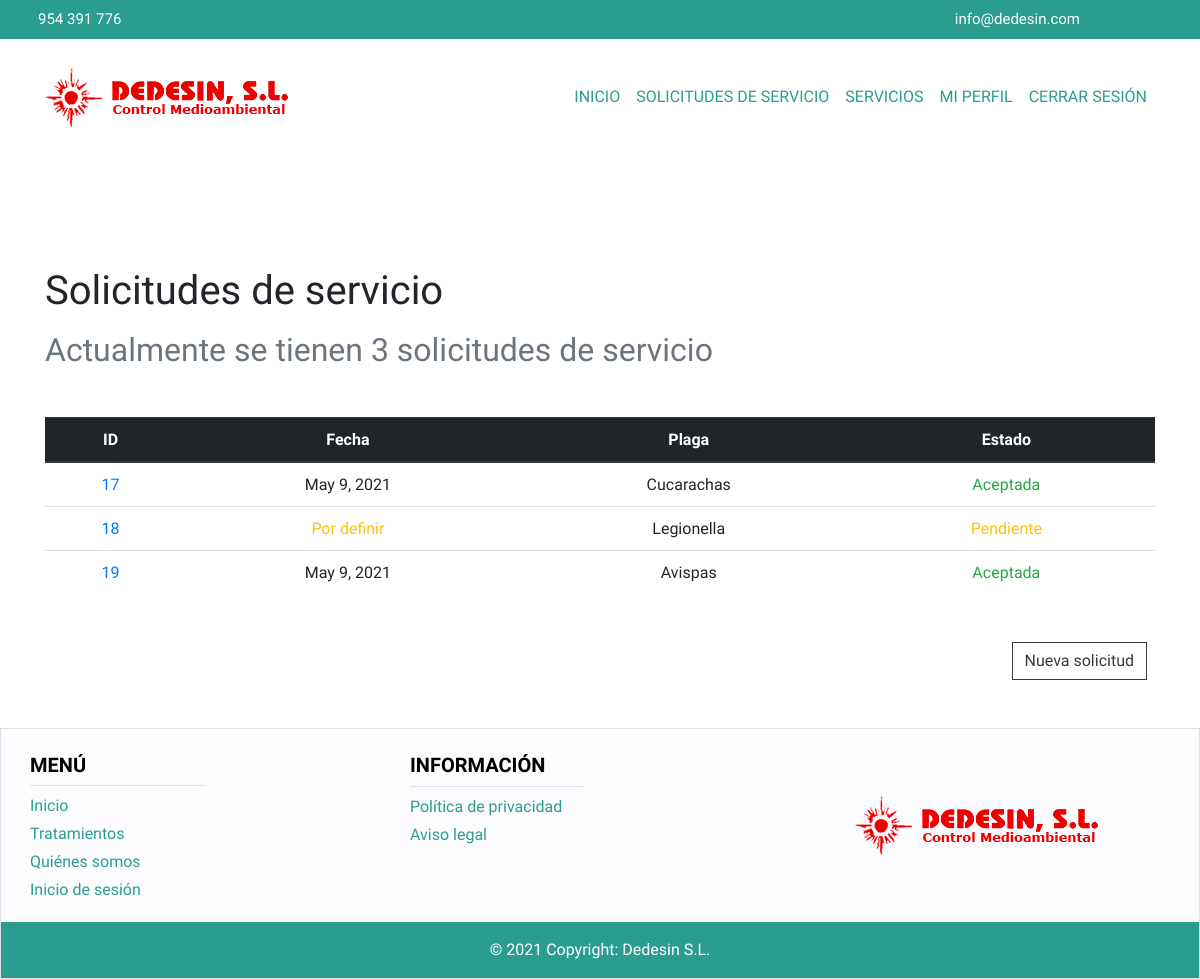
The page /cliente/solicitudServicio/ (signed in) on the database its author committed.
### main/models.py (models this page shows, shortened)
class SolicitudServicio(models.Model):
    estado = models.CharField(choices=ESTADO_SOLICITUD, default='pendiente', max_length=9)
    fecha = models.DateField(default=None, null=True)
    observaciones = models.TextField()
    tratamiento = models.ForeignKey(Tratamiento, on_delete=models.CASCADE, default=None, null=True)
    plaga = models.ForeignKey(Plaga, on_delete=models.CASCADE)
    usuario = models.ForeignKey(User, on_delete=models.CASCADE)

class Plaga(models.Model):
    nombre = models.CharField(max_length=60)
    def __str__(self):
        return self.nombre

### main/cliente/views.py (the view)
# urls.py: path('solicitudServicio/', views.list_solicitud_servicio_cliente),
@login_required
def list_solicitud_servicio_cliente(request):
    if esCliente(request):
        usuario = User.objects.filter(username=request.user.username)[0]
        solicitudes = SolicitudServicio.objects.filter(usuario=usuario)
        if solicitudes:
            return render(request, 'solicitudServicioCliente.html', {'solicitudes': solicitudes,
                                                                     'num_solicitudes': solicitudes.count()})
        else:
            return render(request, 'solicitudServicioCliente.html')
    else:
        return redirect('/errorPermiso')

### main/cliente/views.py (called while the page is built)
def esCliente(request):
    try:
        persona = Persona.objects.filter(usuario=request.user)[0]
        cliente = Cliente.objects.filter(persona=persona)[0]
        return cliente
    except:
        return None

### main/cliente/templates/solicitudServicioCliente.html (shortened to what this page needs)
{% extends 'headerCliente.html' %}
{% block contenido %}
{% if num_solicitudes %}
<div class="container">
    <strong><h1 style="margin-top:10%;"> Solicitudes de servicio </h1></strong>
    <h2 class="text-muted mt-3 mb-5"> Actualmente se tienen {{num_solicitudes}} solicitudes de servicio</h2>
    <table class="table text-center">
        <thead class="thead-dark">
        <tr>
            <th scope="col">ID</th>
            <th scope="col">Fecha</th>
            <th scope="col">Plaga</th>
            <th scope="col">Estado</th>
        </tr>
        </thead>
        <tbody>
        {% for solicitud in solicitudes %}
        <tr>
            <td>
                <a class="text-decoration-none" href="show/{{solicitud.id}}/">{{solicitud.id}}</a>
                </td>
            {% if solicitud.fecha %}
            <td>{{solicitud.fecha}}</td>
            {% else %}
            <td class="text-warning">Por definir</td>
            {% endif %}
            <td>{{solicitud.plaga}}</td>
            {% if solicitud.estado.title == "Aceptada" %}
            <td class="text-success">{{solicitud.estado.title}}</td>
            {% elif solicitud.estado.title == "Atendida" %}
            <td class="text-info">{{solicitud.estado.title}}</td>
            {% elif solicitud.estado.title == "Rechazada" %}
            <td class="text-danger">{{solicitud.estado.title}}</td>
            {% else %}
            <td class="text-warning">{{solicitud.estado.title}}</td>
            {% endif %}
        </tr>
        {% endfor %}
        </tbody>
    </table>
    <div class="row d-flex justify-content-end my-5 mr-2">
        <a class="btn btn-outline-dark rounded-0" href="create/">Nueva solicitud</a>
    </div>
</div>
{% endif %}
{% endblock %}

### main/cliente/templates/headerCliente.html (shortened to what this page needs)
{% load static %}
<head>
    <link rel="stylesheet" href="https://maxcdn.bootstrapcdn.com/bootstrap/4.0.0/css/bootstrap.min.css"
>
    <link href="{% static 'main/index.css' %}" rel='stylesheet' type='text/css'>
    <link href="https://kit-pro.fontawesome.com/releases/v5.15.2/css/pro.min.css" rel="stylesheet">
</head>
<body>
<nav id="nav-sup" class="navbar navbar-expand-lg bg-dedesin-primary text-white">
    <div class="container">
        <div class="row w-100">
            <div class="col-6 row justify-content-start">
                <p class="my-auto font-weight-light ml-2">954 391 776</p>
            </div>
            <div class="col-6 row justify-content-end">
                <p class="my-auto ml-2 ">info@dedesin.com</p>
            </div>
        </div>
    </div>
</nav>
<nav class="navbar navbar-expand-lg">
    <div class="container py-3">
        <a class="navbar-brand" href="/"><img src="{% static 'main/images/logo00.png' %}" alt="">
        </img></a>
          <div class="collapse navbar-collapse" id="navbarSupportedContent">
            <ul class="navbar-nav ml-auto">
                <li class="nav-item">
                    <a class="nav-link" href="/cliente">Inicio</a>
                </li>
                <li class="nav-item">
                    <a class="nav-link" href="/cliente/solicitudServicio">Solicitudes de servicio</a>
                </li>
                <li class="nav-item">
                    <a class="nav-link" href="/cliente/servicio">Servicios</a>
                </li>
                <li class="nav-item">
                    <a class="nav-link" href="/cliente/miPerfil">Mi perfil</a>
                </li>
                <li class="nav-item">
                    <a class="nav-link" href="/cliente/cerrarSesion">Cerrar sesión</a>
                </li>
            </ul>
        </div>
    </div>
</nav>
{% block contenido %}
{% endblock %}
</body>
<footer class="border border-top text-white text-center text-lg-start">
    <div class="container">
        <div class="row my-3">
            <div class="col-lg-4">
                <div class="row w-50 border-bottom my-2">
                    <h5 class="text-uppercase title">Menú</h5>
                </div>
                <div class="row my-1">
                    <a href="/" class="text-decoration-none subtitle">Inicio</a>
                </div>
                <div class="row my-1">
                    <a href="/" class="text-decoration-none subtitle">Tratamientos</a>
                </div>
                <div class="row my-1">
                    <a href="#" class="text-decoration-none subtitle">Quiénes somos</a>
                </div>
                <div class="row my-1">
                    <a href="/login" class="text-decoration-none subtitle">Inicio de sesión</a>
                </div>
            </div>
            <div class="col-lg-4">
                <div class="row w-50 border-bottom my-2">
                    <h5 class="text-uppercase title">Información</h5>
                </div>
                <div class="row my-1">
                    <a href="#" class="text-decoration-none subtitle">Política de privacidad</a>
                </div>
                <div class="row my-1">
                    <a href="#" class="text-decoration-none subtitle">Aviso legal</a>
                </div>
            </div>
            <div class="col-lg-4 my-auto">
                <img src="{% static 'main/images/logo00.png' %}" class="img-fluid" alt=""/>
            </div>
        </div>
    </div>
    <div class="text-center text-white bg-dedesin-primary p-3">
        © 2021 Copyright: Dedesin S.L.
    </div>
</footer>

### main/static/main/index.css (style rules this page uses)
footer { background-color: #fcfcff; }
body { font-family: "Ubuntu", sans-serif; }
.title { color: black; font-weight: 700; font-size: 4 rem; }
.subtitle { color: #2a9d8f; font-weight: 400; font-size: 2.25 rem; }
.bg-dedesin-primary { background-color: #2a9d8f; }
#nav-sup { font-weight: 200; font-size: 15px; }
.nav-link { color: 2a9d8f; text-transform: uppercase; }

### rows shown on the page
SolicitudServicio: id "17", fecha "May 9, 2021", plaga "Cucarachas", estado "Aceptada"
SolicitudServicio: id "18", shows "Por definir", plaga "Legionella", estado "Pendiente"
SolicitudServicio: id "19", fecha "May 9, 2021", plaga "Avispas", estado "Aceptada"

### other values the page prints
{{ num_solicitudes }} "3"
